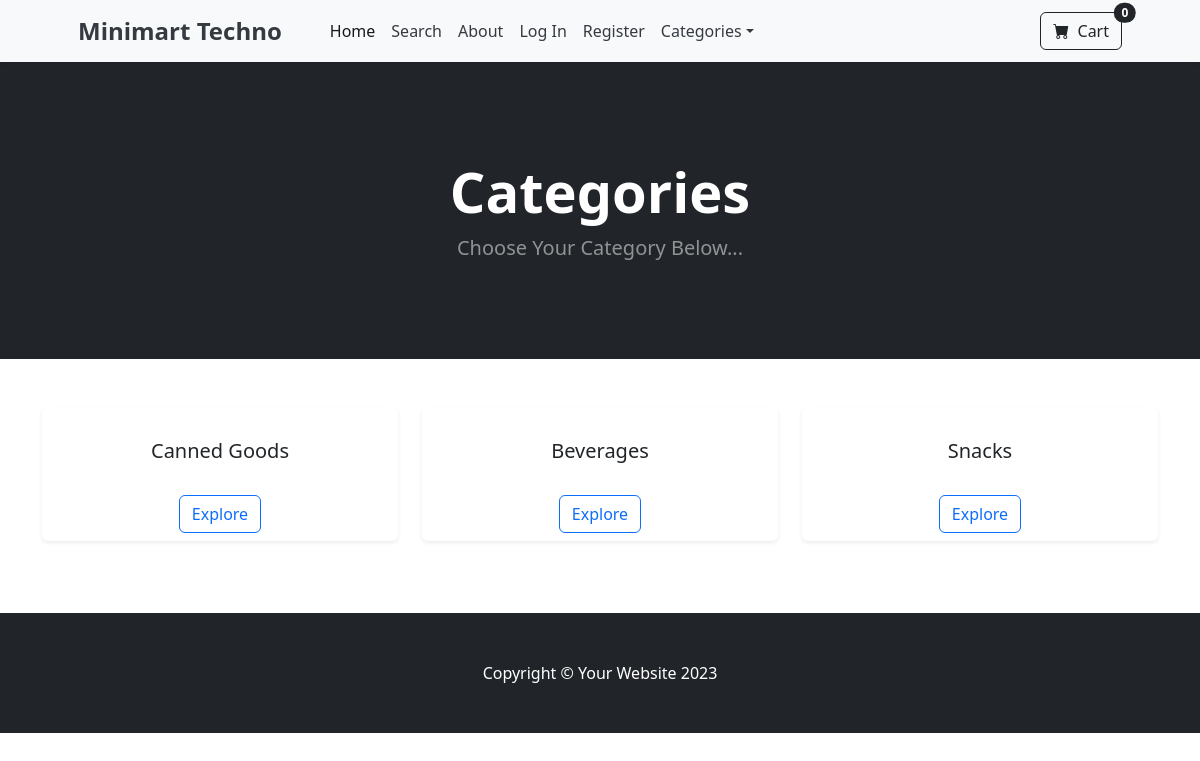
/category_summary/, run on an earlier commit of the app's database.
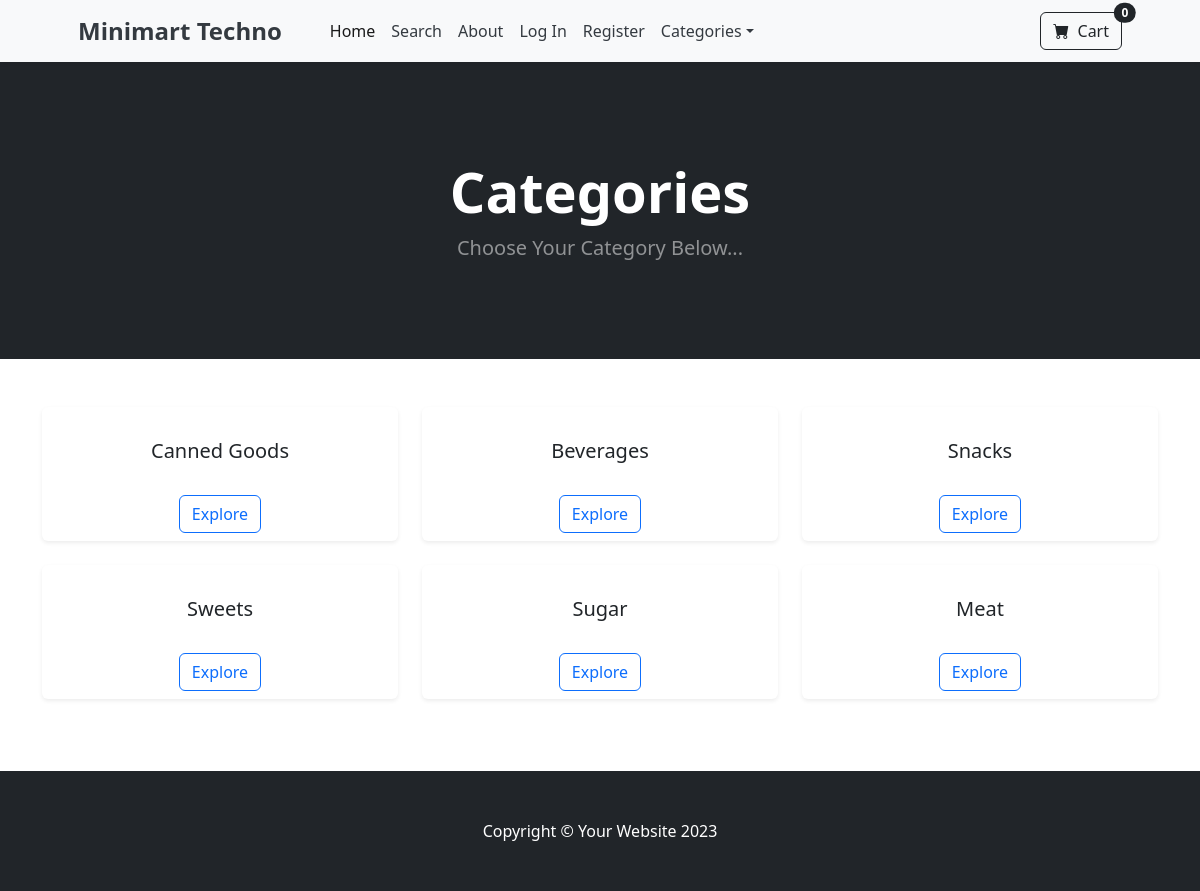
And on a later commit of the database.
### store/models.py (models this page shows)
class Category(models.Model):
    name = models.CharField(max_length=50)
    def __str__(self):
        return self.name
    class Meta:
        verbose_name_plural = 'categories'

### store/views.py (the view)
# urls.py: path('category_summary/', views.category_summary, name='category_summary'),
def category_summary(request):
    categories = Category.objects.all()
    return render(request, 'category_summary.html', {'categories': categories})

### cart/cart.py (called while the page is built)
    def __len__(self):
        return len(self.cart)

### cart/context_processors.py (called while the page is built)
def cart(request):
    return {'cart': Cart(request)}

### store/templates/category_summary.html (shortened to what this page needs)
{% extends 'base.html' %}
{% block content %}
<header class="bg-dark py-5">
    <div class="container px-4 px-lg-5 my-5">
        <div class="text-center text-white">
            <h1 class="display-4 fw-bolder">Categories</h1>
            <p class="lead fw-normal text-white-50 mb-0">Choose Your Category Below...</p>
        </div>
    </div>
</header>
<div class="container my-5">
    <div class="row justify-content-center">
        {% for category in categories %}
        <div class="col-lg-4 col-md-6 mb-4">
            <div class="card h-100 text-center border-0 shadow-sm category-card">
                <div class="card-body">
                    <h5 class="card-title">{{ category }}</h5>
                </div>
                <div class="card-footer border-0 bg-transparent">
                    <a href="{% url 'category' category %}" class="btn btn-outline-primary">Explore</a>
                </div>
            </div>
        </div>
        {% endfor %}
    </div>
</div>
{% endblock %}

What changed in the data, as far as the page shows it:
added Category: name "Sweets"
added Category: name "Sugar"
added Category: name "Meat"
